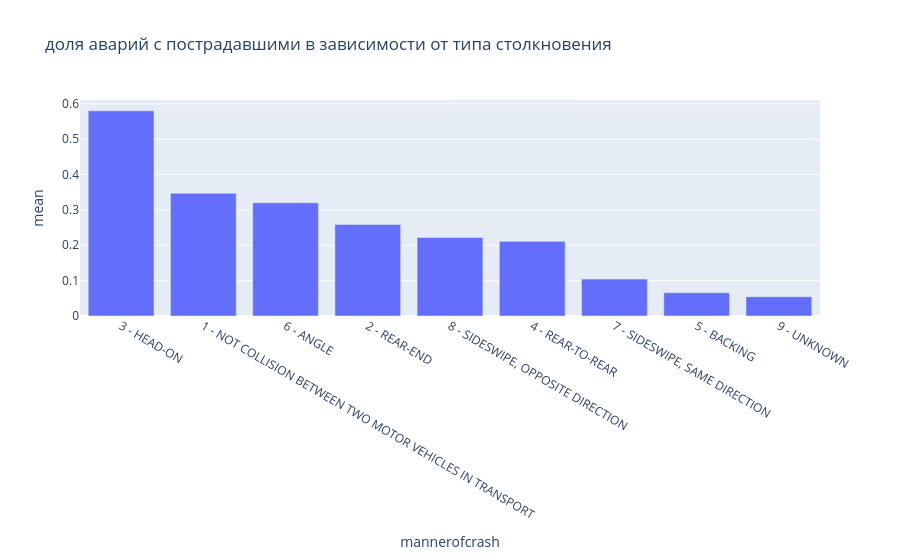

Source (notebook cell):
### Code cell
px.bar(df.groupby('mannerofcrash')['target'].agg(['count', 'mean']).reset_index().sort_values('mean', ascending=False), x='mannerofcrash', y='mean', title='доля аварий с пострадавшими в зависимости от типа столкновения')

### Figure 1 — Plotly figure (JSON) as saved in the notebook; plotly's stock layout.template omitted (floating-point values rounded to 4 significant figures)
{"data": [{"hovertemplate": "mannerofcrash=%{x}<br>mean=%{y}<extra></extra>", "legendgroup": "", "marker": {"color": "#636efa", "pattern": {"shape": ""}}, "name": "", "orientation": "v", "showlegend": false, "textposition": "auto", "type": "bar", "x": ["3 - HEAD-ON", "1 - NOT COLLISION BETWEEN TWO MOTOR VEHICLES IN TRANSPORT", "6 - ANGLE", "2 - REAR-END", "8 - SIDESWIPE, OPPOSITE DIRECTION", "4 - REAR-TO-REAR", "7 - SIDESWIPE, SAME DIRECTION", "5 - BACKING", "9 - UNKNOWN"], "xaxis": "x", "y": [0.5804, 0.347, 0.3201, 0.2591, 0.2219, 0.2112, 0.1044, 0.06578, 0.05477], "yaxis": "y"}], "layout": {"barmode": "relative", "legend": {"tracegroupgap": 0}, "title": {"text": "доля аварий с пострадавшими в зависимости от типа столкновения"}, "xaxis": {"anchor": "y", "domain": [0, 1], "title": {"text": "mannerofcrash"}}, "yaxis": {"anchor": "x", "domain": [0, 1], "title": {"text": "mean"}}}}
